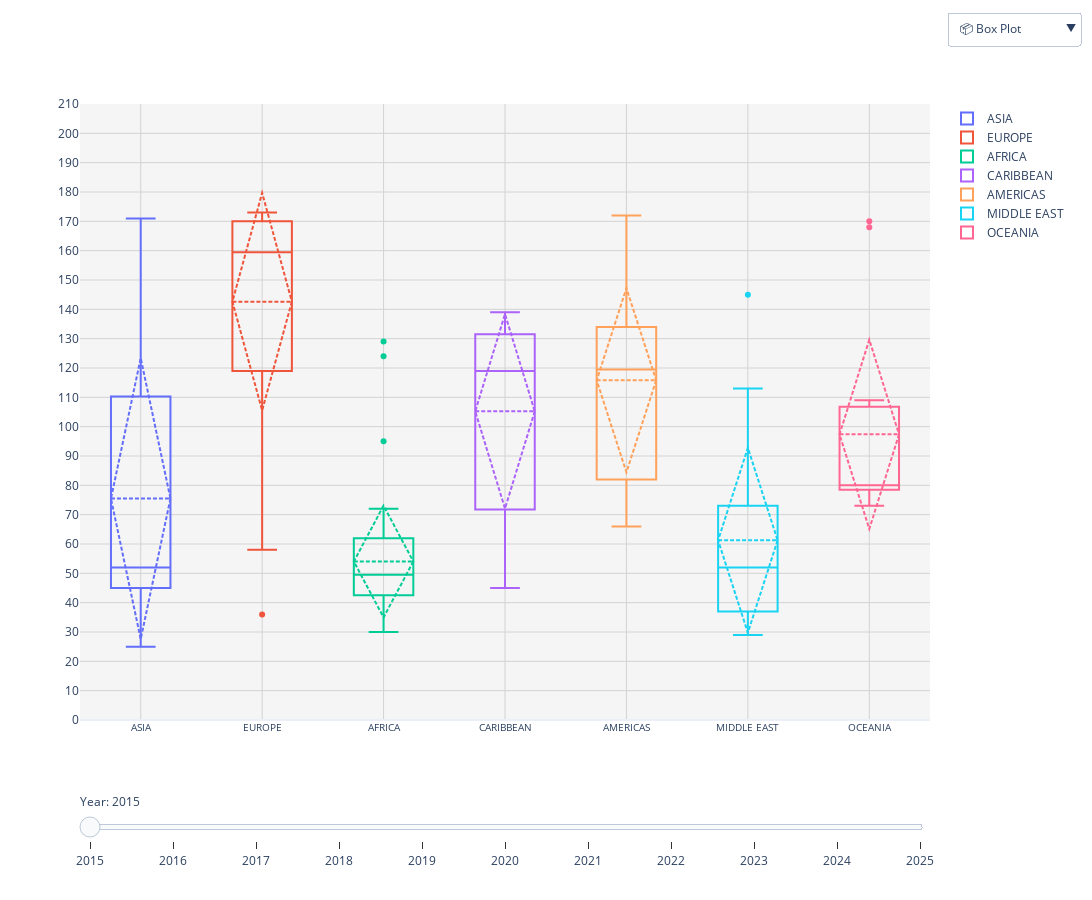

Notebook code for this chart:
### Code cell
# Filter to 2015–2025 only
rank_filtered = rank_by_year[(rank_by_year["year"] >= 2015) & (rank_by_year["year"] <= 2025)]
years = sorted(rank_filtered["year"].unique())
regions = rank_filtered["region"].unique()

# Assign consistent colors per region
colors = px.colors.qualitative.Plotly[:len(regions)]
region_colors = dict(zip(regions, colors))

# Initialize figure
fig = go.Figure()

# Box plots per region per year
for year in years:
    df_year = rank_filtered[rank_filtered["year"] == year]
    for region in regions:
        df_region = df_year[df_year["region"] == region]
        fig.add_trace(go.Box(
            y = df_region["visa_free_count"],
            name = region,
            marker = dict(color = region_colors[region]),
            line = dict(color = region_colors[region], width = 2),
            boxmean = "sd",
            fillcolor = "rgba(0,0,0,0)",
            customdata = df_region["country"],
            hovertemplate = "<b>Region:</b> "+region+
                            "<br><b>Country:</b> %{customdata}"+
                            "<br><b>Visa-Free:</b> %{y}<extra></extra>",
            visible = True if year == years[0] else False
        ))

# Bar plots per region per year (initially hidden)
for year in years:
    df_year = rank_filtered[rank_filtered["year"] == year]
    for region in regions:
        df_region = df_year[df_year["region"] == region].sort_values("visa_free_count", ascending = False)
        fig.add_trace(go.Bar(
            x = df_region["country"],
            y = df_region["visa_free_count"],
            marker_color = region_colors[region],
            name = f"{region} - {year}",
            hovertemplate = "Country: %{x}<br>Visa-Free: %{y}<extra></extra>",
            visible=False  # initially hidden
        ))

# Slider steps
steps = []
box_traces_per_year = len(regions)
bar_traces_per_year = len(regions)

for i, year in enumerate(years):
    visibility = [False] * len(fig.data)
    start = i * box_traces_per_year
    end = start + box_traces_per_year
    for j in range(start, end):
        visibility[j] = True
    steps.append(dict(
        method = "update",
        label = str(year),
        args = [{"visible": visibility},
                {"title": f"Visa-Free Access Distribution by Region — {year}",
                 "yaxis": {"title": "Visa-Free Destinations", "range": [0, 210],
                           "showgrid": True, "gridcolor": "lightgrey", "dtick": 10},
                 "xaxis": {"tickangle": 0, "showgrid": True, "gridcolor": "lightgrey"}}]
    ))

sliders = [dict(
    active = 0,
    currentvalue = {"prefix": "Year: "},
    pad = {"t": 70},
    steps = steps
)]

# Buttons to switch between views
buttons = []

# Box plot button
buttons.append(dict(
    label = "📦 Box Plot",
    method = "update",
    args = [{"visible": [True] * box_traces_per_year + [False] * (len(fig.data) - box_traces_per_year)},
            {"title": f"Visa-Free Access Distribution by Region — {years[0]}",
             "yaxis": {"title": "Visa-Free Destinations", "range": [0, 210],
                       "showgrid": True, "gridcolor": "lightgrey", "dtick": 10},
             "xaxis": {"tickangle": 0, "showgrid": True, "gridcolor": "lightgrey"}}]
))

# Region bar plot buttons (show 2025 data by default)
year_2025_index = years.index(2025)  # find index of 2025
for r_idx, region in enumerate(regions):
    visibility = [False] * len(fig.data)
    # Calculate bar trace index for 2025
    bar_start = len(years) * box_traces_per_year + year_2025_index * bar_traces_per_year + r_idx
    if bar_start < len(fig.data):
        visibility[bar_start] = True
    buttons.append(dict(
        label = f"🏳️ {region}",
        method = "update",
        args = [{"visible": visibility},
                {"title": f"Visa-Free Access by Country — {region} (2025)",
                 "yaxis": {"title": "Visa-Free Destinations", "range": [0, 210],
                           "showgrid": True, "gridcolor": "lightgrey", "dtick": 10},
                 "xaxis": {"tickangle": -45, "showgrid": True, "gridcolor": "lightgrey"}}]
    ))

# Final layout
fig.update_layout(
    sliders = sliders,
    updatemenus = [dict(
        type = "dropdown",
        showactive = True,
        buttons = buttons,
        x = 1.02,
        xanchor = "left",
        y = 1.15,
        yanchor = "top"
    )],
    width = 1600,
    height = 900,
    template = "plotly_white",
    plot_bgcolor = "rgba(245,245,245,1)",
    paper_bgcolor = 'white',
    margin = dict(l = 80, r = 40, t = 100, b = 180),
    xaxis = dict(
        showgrid = True,
        gridcolor = "lightgrey",
        tickangle = 0,
        tickfont = dict(size = 10)
    ),
    yaxis = dict(
        showgrid = True,
        gridcolor = "lightgrey",
        tick0 = 0,
        dtick = 10,
        range = [0, 210]
    )
)

fig.show()
